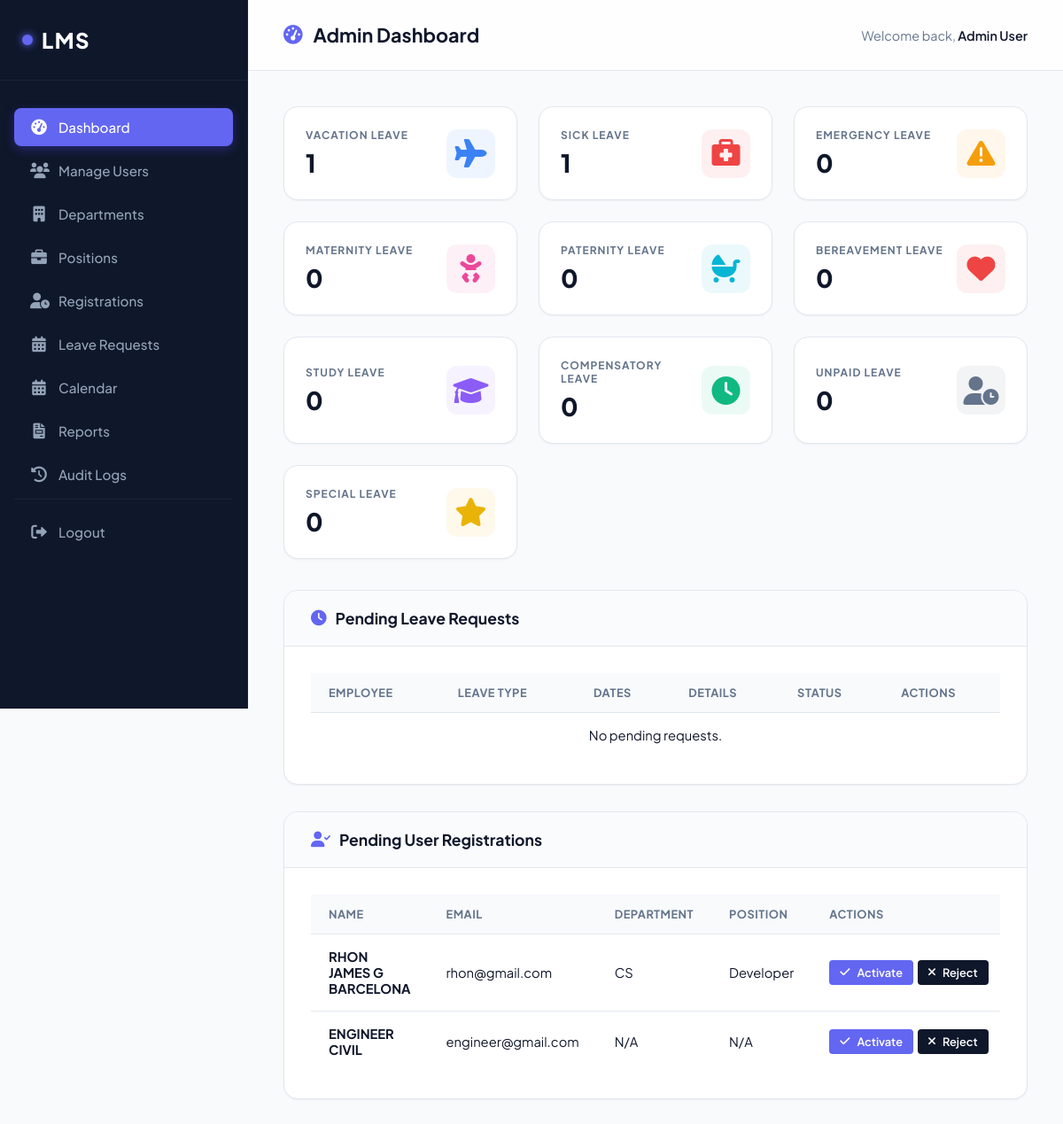
Page /admin_dashboard.php (signed in) on the committed database.
### tables this page shows
CREATE TABLE `users` (
  `id` int(11) NOT NULL,
  `name` varchar(100) NOT NULL,
  `email` varchar(100) NOT NULL,
  `password` varchar(255) NOT NULL,
  `role` enum('Employee','Manager','Admin') DEFAULT 'Employee',
  `status` enum('Pending','Active','Rejected') NOT NULL DEFAULT 'Pending',
  `department` varchar(100) DEFAULT NULL,
  `department_id` int(11) DEFAULT NULL,
  `position` varchar(100) DEFAULT NULL,
  `position_id` int(11) DEFAULT NULL,
  `first_name` varchar(100) DEFAULT NULL,
  `middle_name` varchar(100) DEFAULT NULL,
  `last_name` varchar(100) DEFAULT NULL,
  `gender` enum('Male','Female') NOT NULL DEFAULT 'Male'
);

### includes/auth_check.php (called while the page is built, shortened)
<?php
function e($value) {
    return htmlspecialchars($value ?? '', ENT_QUOTES, 'UTF-8');
}
?>

### admin_dashboard.php (the view, shortened to what this page needs)
<?php
require_once 'includes/config.php';
require_once 'includes/auth_check.php';
$stmt = $pdo->query("SELECT lr.*, u.name as employee_name
                     FROM leave_requests lr
                     JOIN users u ON lr.user_id = u.id
                     WHERE lr.status IN ('Pending', 'Pending Manager Approval', 'Pending Admin Approval')
                     ORDER BY lr.created_at ASC");
$pending_requests = $stmt->fetchAll();
$stmt = $pdo->query("SELECT leave_type, COUNT(*) as cnt FROM leave_requests GROUP BY leave_type");
$type_counts = $stmt->fetchAll();
$leave_counts = [];
foreach ($type_counts as $tc) {
    $leave_counts[$tc['leave_type']] = $tc['cnt'];
}
$stmt = $pdo->query("SELECT * FROM users WHERE status = 'Pending' ORDER BY id ASC");
$pending_users = $stmt->fetchAll();
?>
<!DOCTYPE html>
<html lang="en">
<head>
    <link rel="stylesheet" href="assets/style.css">
    <link rel="stylesheet" href="https://cdnjs.cloudflare.com/ajax/libs/font-awesome/6.0.0/css/all.min.css">
</head>
<body>
    <?php include 'includes/sidebar.php'; ?>
    <div class="main-content">
        <div class="top-nav">
            <h2><i class="fas fa-tachometer-alt"></i> Admin Dashboard</h2>
            <div class="user-info">
                <span>Welcome back, <strong><?php echo e($_SESSION['name']); ?></strong></span>
            </div>
        </div>
        <div class="content-wrapper">
            <div class="stats-container">
                <?php
                $icons = [
                    'Vacation Leave' => ['icon' => 'fa-plane', 'color' => '#3b82f6', 'bg' => 'rgba(59, 130, 246, 0.08)'],
                    'Sick Leave' => ['icon' => 'fa-briefcase-medical', 'color' => '#ef4444', 'bg' => 'rgba(239, 68, 68, 0.08)'],
                    'Emergency Leave' => ['icon' => 'fa-exclamation-triangle', 'color' => '#f59e0b', 'bg' => 'rgba(245, 158, 11, 0.08)'],
                    'Maternity Leave' => ['icon' => 'fa-baby', 'color' => '#ec4899', 'bg' => 'rgba(236, 72, 153, 0.08)'],
                    'Paternity Leave' => ['icon' => 'fa-baby-carriage', 'color' => '#06b6d4', 'bg' => 'rgba(6, 182, 212, 0.08)'],
                    'Bereavement Leave' => ['icon' => 'fa-heart', 'color' => '#ef4444', 'bg' => 'rgba(239, 68, 68, 0.08)'],
                    'Study Leave' => ['icon' => 'fa-graduation-cap', 'color' => '#8b5cf6', 'bg' => 'rgba(139, 92, 246, 0.08)'],
                    'Compensatory Leave' => ['icon' => 'fa-clock', 'color' => '#10b981', 'bg' => 'rgba(16, 185, 129, 0.08)'],
                    'Unpaid Leave' => ['icon' => 'fa-user-clock', 'color' => '#64748b', 'bg' => 'rgba(100, 116, 139, 0.08)'],
                    'Special Leave' => ['icon' => 'fa-star', 'color' => '#eab308', 'bg' => 'rgba(234, 179, 8, 0.08)']
                ];
                foreach ($icons as $type => $meta):
                    $count = $leave_counts[$type] ?? 0;
                ?>
                    <div class="stat-card">
                        <div class="stat-info">
                            <strong><?php echo e($type); ?></strong>
                            <div class="value"><?php echo $count; ?></div>
                        </div>
                        <div class="stat-icon" style="background: <?php echo $meta['bg']; ?>; color: <?php echo $meta['color']; ?>;">
                            <i class="fas <?php echo $meta['icon']; ?>"></i>
                        </div>
                    </div>
                <?php endforeach; ?>
            </div>
            <div class="card">
                <div class="card-header">
                    <h3><i class="fas fa-clock"></i> Pending Leave Requests</h3>
                </div>
                <div class="card-body">
                    <div class="table-responsive">
                        <table>
                            <thead>
                                <tr>
                                    <th>Employee</th>
                                    <th>Leave Type</th>
                                    <th>Dates</th>
                                    <th>Details</th>
                                    <th>Status</th>
                                    <th>Actions</th>
                                </tr>
                            </thead>
                            <tbody>
                                <?php if (empty($pending_requests)): ?>
                                    <tr><td colspan="6" style="text-align: center;">No pending requests.</td></tr>
                                <?php endif; ?>
                            </tbody>
                        </table>
                    </div>
                </div>
            </div>
            <div class="card">
                <div class="card-header">
                    <h3><i class="fas fa-user-check"></i> Pending User Registrations</h3>
                </div>
                <div class="card-body">
                    <div class="table-responsive">
                        <table>
                            <thead>
                                <tr>
                                    <th>Name</th>
                                    <th>Email</th>
                                    <th>Department</th>
                                    <th>Position</th>
                                    <th>Actions</th>
                                </tr>
                            </thead>
                            <tbody>
                                <?php if (empty($pending_users)): ?>
                                    <tr><td colspan="5" style="text-align: center;">No pending user registrations.</td></tr>
                                <?php else: ?>
                                    <?php foreach ($pending_users as $pu): ?>
                                        <tr>
                                            <td><strong><?php echo e($pu['name']); ?></strong></td>
                                            <td><?php echo e($pu['email']); ?></td>
                                            <td><?php echo e($pu['department'] ?: 'N/A'); ?></td>
                                            <td><?php echo e($pu['position'] ?: 'N/A'); ?></td>
                                            <td>
                                                <form action="activate_user.php" method="POST" style="display: inline-flex; gap: 5px;">
                                                    <button type="submit" name="action" value="activate" style="background: var(--success); color: #fff; padding: 6px 12px; font-size: 0.8rem; border-radius: 4px; border: none; cursor: pointer;">
                                                        <i class="fas fa-check"></i> Activate
                                                    </button>
                                                    <button type="submit" name="action" value="reject" style="background: var(--danger); color: #fff; padding: 6px 12px; font-size: 0.8rem; border-radius: 4px; border: none; cursor: pointer;">
                                                        <i class="fas fa-times"></i> Reject
                                                    </button>
                                                </form>
                                            </td>
                                        </tr>
                                    <?php endforeach; ?>
                                <?php endif; ?>
                            </tbody>
                        </table>
                    </div>
                </div>
            </div>
        </div>
    </div>
</body>
</html>

### assets/style.css (style rules this page uses)
:root { --color-primary: #6366f1; --color-dark: #0f172a; --color-light: #f8fafc; --primary: var(--color-primary); --primary-hover: #4f46e5; --primary-light: rgba(99, 102, 241, 0.08); --dark: var(--color-dark); --sidebar-bg: var(--color-dark); --sidebar-hover: #1e293b; --sidebar-text: #94a3b8; --sidebar-active-text: #ffffff; --bg-main: var(--color-light); --card-bg: #ffffff; --text-main: var(--color-dark); --text-muted: #64748b; --border: #e2e8f0; --success: var(--color-primary); --success-bg: rgba(99, 102, 241, 0.1); --success-text: var(--color-primary); --warning: var(--color-dark); --warning-bg: rgba(15, 23, 42, 0.08); --warning-text: var(--color-dark); --danger: var(--color-dark); --danger-bg: rgba(15, 23, 42, 0.05); --danger-text: #64748b; --shadow-sm: 0 1px 2px 0 rgba(0, 0, 0, 0.05); --shadow-md: 0 4px 6px -1px rgba(0, 0, 0, 0.1), 0 2px 4px -1px rgba(0, 0, 0, 0.06); --shadow-lg: 0 10px 15px -3px rgba(0, 0, 0, 0.1), 0 4px 6px -2px rgba(0, 0, 0, 0.05); --shadow-premium: 0 20px 25px -5px rgba(0,0,0,0.05), 0 10px 10px -5px rgba(0,0,0,0.04); --radius-sm: 8px; --radius-md: 12px; --radius-lg: 16px; --transition: all 0.3s cubic-bezier(0.4, 0, 0.2, 1); }
* { box-sizing: border-box; margin: 0; padding: 0; }
body { font-family: 'Plus Jakarta Sans', -apple-system, BlinkMacSystemFont, "Segoe UI", Roboto, Helvetica, Arial, sans-serif; background: var(--bg-main); color: var(--text-main); display: flex; min-height: 100vh; -webkit-font-smoothing: antialiased; }
.main-content { flex-grow: 1; margin-left: 280px; display: flex; flex-direction: column; min-width: 0; }
.top-nav { background: rgba(255, 255, 255, 0.8); backdrop-filter: blur(10px); height: 80px; display: flex; align-items: center; justify-content: space-between; padding: 0 40px; position: sticky; top: 0; border-bottom: 1px solid var(--border); z-index: 999; }
.top-nav h2 { font-size: 1.35rem; font-weight: 700; color: var(--text-main); display: flex; align-items: center; gap: 12px; }
.top-nav h2 i { color: var(--primary); }
.user-info { font-size: 0.9rem; color: var(--text-muted); }
.user-info strong { color: var(--text-main); font-weight: 600; }
.content-wrapper { padding: 40px; max-width: 1400px; width: 100%; margin: 0 auto; }
.card { background: var(--card-bg); border-radius: var(--radius-lg); border: 1px solid var(--border); box-shadow: var(--shadow-sm); margin-bottom: 30px; overflow: hidden; }
.stats-container { display: grid; grid-template-columns: repeat(auto-fit, minmax(260px, 1fr)); gap: 24px; margin-bottom: 35px; }
.stat-card { background: var(--card-bg); border-radius: var(--radius-lg); border: 1px solid var(--border); box-shadow: var(--shadow-sm); padding: 24px; display: flex; justify-content: space-between; align-items: center; transition: var(--transition); }
.stat-info strong { display: block; text-transform: uppercase; font-size: 0.75rem; letter-spacing: 1px; color: var(--text-muted); margin-bottom: 6px; }
.stat-info .value { font-size: 1.75rem; font-weight: 800; color: var(--text-main); }
.stat-icon { font-size: 2rem; color: var(--primary); background: var(--primary-light); width: 55px; height: 55px; display: flex; align-items: center; justify-content: center; border-radius: var(--radius-md); }
.card-header { padding: 20px 30px; border-bottom: 1px solid var(--border); display: flex; justify-content: space-between; align-items: center; background: #fafbfc; }
.card-header h3 { font-size: 1.1rem; font-weight: 700; color: var(--text-main); display: flex; align-items: center; gap: 10px; }
.card-header h3 i { color: var(--primary); }
.card-body { padding: 30px; }
.table-responsive { overflow-x: auto; }
table { width: 100%; border-collapse: collapse; }
th { text-align: left; padding: 14px 20px; font-size: 0.8rem; font-weight: 700; color: var(--text-muted); background: #f8fafc; border-bottom: 1px solid var(--border); text-transform: uppercase; letter-spacing: 0.5px; }
td { padding: 16px 20px; border-bottom: 1px solid var(--border); color: var(--text-main); font-size: 0.92rem; }
tr:last-child td { border-bottom: none; }
button { background: var(--primary); color: #ffffff; border: none; padding: 12px 24px; border-radius: var(--radius-sm); cursor: pointer; font-weight: 600; font-size: 0.95rem; font-family: inherit; transition: var(--transition); display: inline-flex; align-items: center; justify-content: center; gap: 8px; }

### rows in the picture
users: name "RHON JAMES G BARCELONA", email "rhon@gmail.com", department "CS", position "Developer"
users: name "ENGINEER CIVIL", email "engineer@gmail.com", department "N/A", position "N/A"

### other values in the picture
$_SESSION['name'] "Admin User"
$type "VACATION LEAVE"
$count "1"
$type "SICK LEAVE"
$type "EMERGENCY LEAVE"
$count "0"
$type "MATERNITY LEAVE"
$type "PATERNITY LEAVE"
$type "BEREAVEMENT LEAVE"
$type "STUDY LEAVE"
$type "COMPENSATORY LEAVE"
$type "UNPAID LEAVE"
$type "SPECIAL LEAVE"
